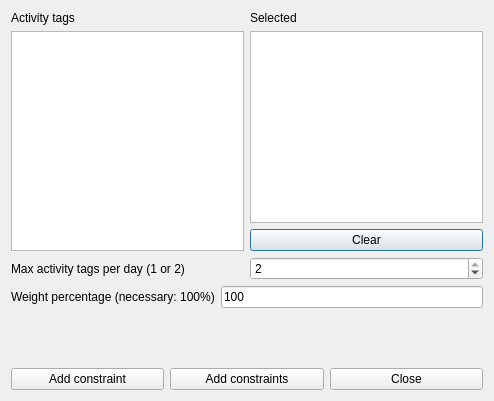
<?xml version="1.0" encoding="UTF-8"?>
<ui version="4.0">
 <class>AddConstraintTeachersMaxActivityTagsPerDayFromSetForm_template</class>
 <widget class="QDialog" name="AddConstraintTeachersMaxActivityTagsPerDayFromSetForm_template">
  <property name="geometry">
   <rect>
    <x>0</x>
    <y>0</y>
    <width>494</width>
    <height>401</height>
   </rect>
  </property>
  <property name="windowTitle">
   <string extracomment="This is the title of the dialog to add a new constraint of this type">Add teachers max activity tags per day from set</string>
  </property>
  <layout class="QVBoxLayout" name="verticalLayout_4">
   <item>
    <layout class="QHBoxLayout" name="horizontalLayout_4">
     <item>
      <layout class="QVBoxLayout" name="verticalLayout_2">
       <item>
        <widget class="QLabel" name="label_2">
         <property name="text">
          <string>Activity tags</string>
         </property>
        </widget>
       </item>
       <item>
        <widget class="QListWidget" name="allActivityTagsListWidget"/>
       </item>
      </layout>
     </item>
     <item>
      <layout class="QVBoxLayout" name="verticalLayout">
       <item>
        <widget class="QLabel" name="label_3">
         <property name="text">
          <string comment="It refers to activity tags">Selected</string>
         </property>
        </widget>
       </item>
       <item>
        <widget class="QListWidget" name="selectedActivityTagsListWidget"/>
       </item>
       <item>
        <widget class="QPushButton" name="clearActivityTagsPushButton">
         <property name="text">
          <string>Clear</string>
         </property>
        </widget>
       </item>
      </layout>
     </item>
    </layout>
   </item>
   <item>
    <layout class="QHBoxLayout" name="horizontalLayout">
     <item>
      <widget class="QLabel" name="label">
       <property name="text">
        <string>Max activity tags per day (1 or 2)</string>
       </property>
      </widget>
     </item>
     <item>
      <widget class="QSpinBox" name="maxActivityTagsSpinBox">
       <property name="minimum">
        <number>1</number>
       </property>
       <property name="maximum">
        <number>2</number>
       </property>
       <property name="value">
        <number>2</number>
       </property>
      </widget>
     </item>
    </layout>
   </item>
   <item>
    <layout class="QHBoxLayout" name="horizontalLayout_2">
     <item>
      <widget class="QLabel" name="weightTextLabel">
       <property name="frameShape">
        <enum>QFrame::NoFrame</enum>
       </property>
       <property name="frameShadow">
        <enum>QFrame::Plain</enum>
       </property>
       <property name="text">
        <string>Weight percentage (necessary: 100%)</string>
       </property>
       <property name="wordWrap">
        <bool>false</bool>
       </property>
      </widget>
     </item>
     <item>
      <widget class="QLineEdit" name="weightLineEdit">
       <property name="text">
        <string notr="true">100</string>
       </property>
      </widget>
     </item>
    </layout>
   </item>
   <item>
    <spacer name="verticalSpacer">
     <property name="orientation">
      <enum>Qt::Vertical</enum>
     </property>
     <property name="sizeHint" stdset="0">
      <size>
       <width>20</width>
       <height>32</height>
      </size>
     </property>
    </spacer>
   </item>
   <item>
    <layout class="QHBoxLayout" name="horizontalLayout_3">
     <item>
      <widget class="QPushButton" name="addConstraintPushButton">
       <property name="text">
        <string>Add constraint</string>
       </property>
      </widget>
     </item>
     <item>
      <widget class="QPushButton" name="addConstraintsPushButton">
       <property name="text">
        <string>Add constraints</string>
       </property>
      </widget>
     </item>
     <item>
      <widget class="QPushButton" name="closePushButton">
       <property name="text">
        <string>Close</string>
       </property>
      </widget>
     </item>
    </layout>
   </item>
  </layout>
 </widget>
 <layoutdefault spacing="6" margin="11"/>
 <resources/>
 <connections/>
</ui>
